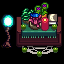

Below is a game level as drawn by its tile map, then a one-line description and the .tmx file that defines it, in full:
An orthogonal 4x4 tile map with 16x16 px tiles, 6 tile layers (Back, Back2, Buildings, Paths, ...).

<map version="1.8" tiledversion="1.8.5" orientation="orthogonal" renderorder="right-down" width="4" height="4" tilewidth="16" tileheight="16" infinite="0" nextlayerid="13" nextobjectid="3">
 <tileset firstgid="1" name="Desty_Hector_Tilesheet" tilewidth="16" tileheight="16" tilecount="330" columns="15">
  <image source="Desty_Hector_Tilesheet.png" width="240" height="358" />
 </tileset>
 <layer id="1" name="Back" width="4" height="4">
  <data encoding="csv">
0,0,0,0,
0,0,0,0,
0,0,0,0,
0,0,0,0
</data>
 </layer>
 <layer id="12" name="Back2" width="4" height="4">
  <data encoding="csv">
0,277,278,0,
0,0,0,0,
0,0,0,0,
0,325,326,327
</data>
 </layer>
 <objectgroup id="2" name="Back" />
 <layer id="3" name="Buildings" width="4" height="4">
  <data encoding="csv">
0,0,0,0,
0,295,296,297,
34,310,311,312,
0,0,0,0
</data>
 </layer>
 <objectgroup id="11" name="Buildings" />
 <layer id="5" name="Paths" width="4" height="4">
  <data encoding="csv">
0,0,0,0,
0,0,0,0,
0,0,0,0,
0,0,0,0
</data>
 </layer>
 <objectgroup id="6" name="Paths" />
 <layer id="7" name="Front" width="4" height="4">
  <data encoding="csv">
4,280,281,282,
19,0,0,0,
0,0,0,0,
0,0,0,0
</data>
 </layer>
 <objectgroup id="8" name="Front" offsetx="-32" offsety="0" />
 <layer id="9" name="AlwaysFront" width="4" height="4">
  <data encoding="csv">
0,0,0,0,
0,0,0,0,
0,0,0,0,
0,0,0,0
</data>
 </layer>
 <objectgroup id="10" name="AlwaysFront" />
</map>
